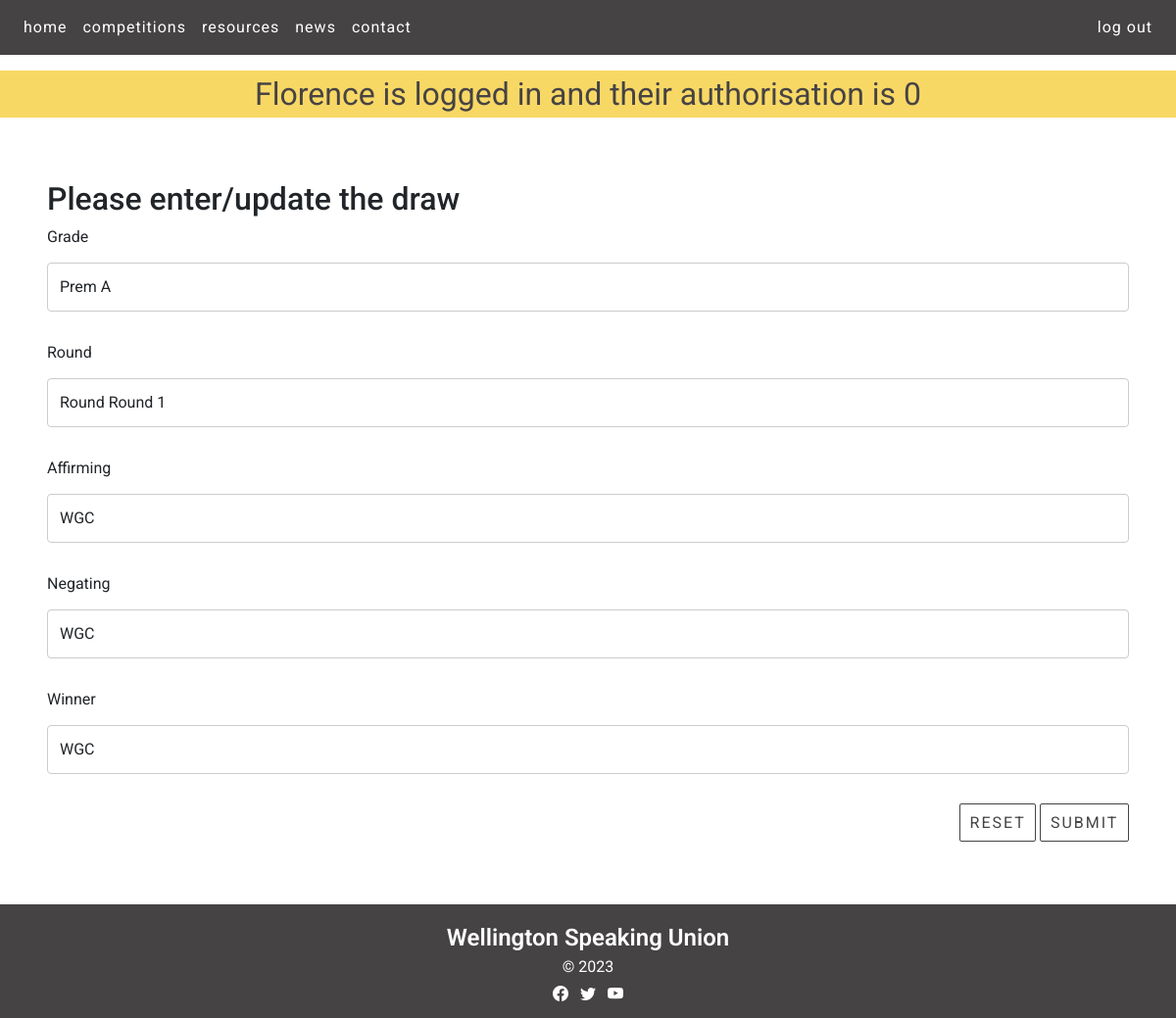
/draw_cud?id=2&task=update&grade=Prem+A (signed in), run on an earlier commit of the app's database.
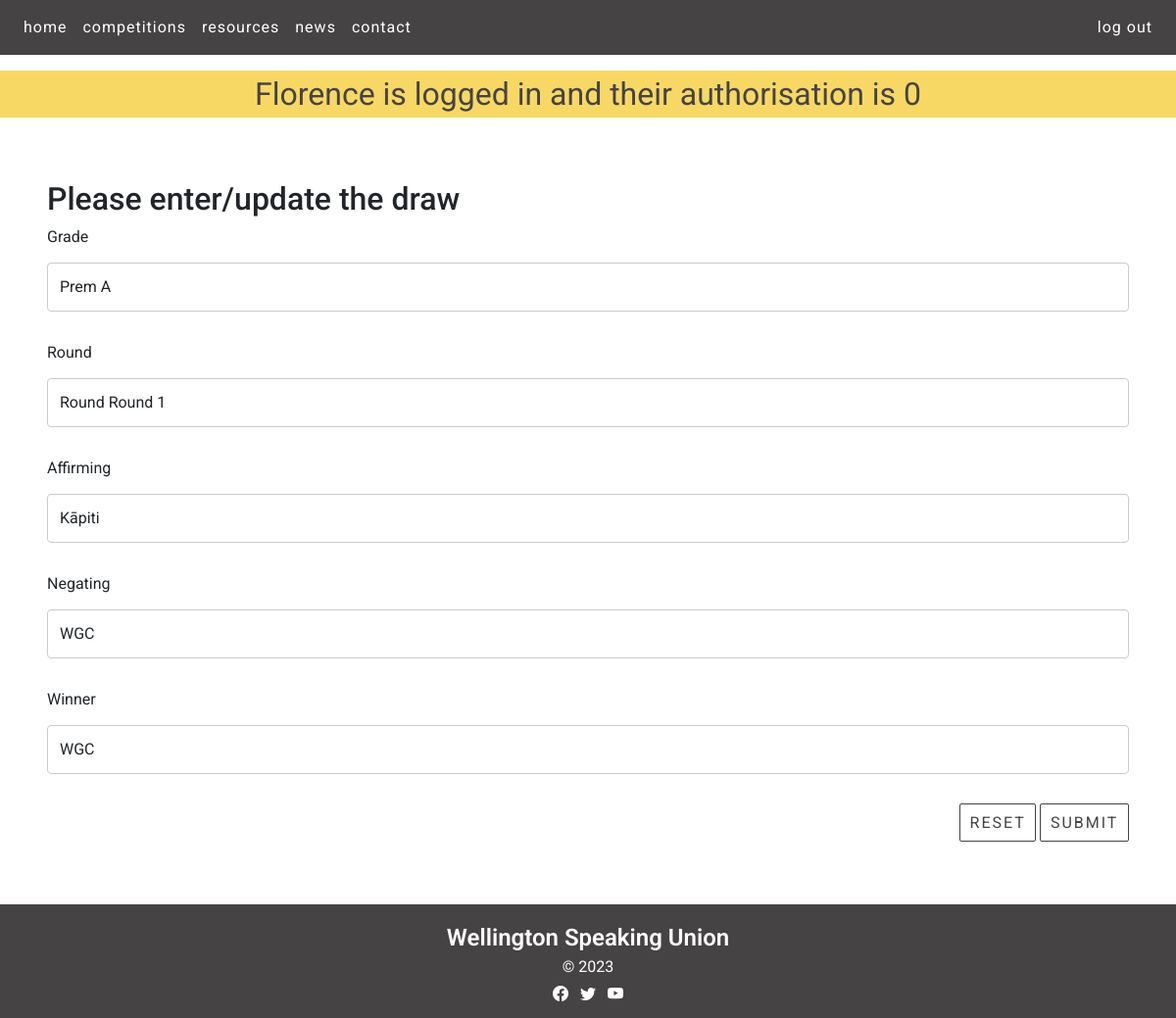
And on a later commit of the database.
### tables this page shows
CREATE TABLE draw(
    draw_id integer primary key autoincrement not null,
    grade text not null,
    round integer not null,
    affirming text not null,
    negating text not null,
    winner text
);

### server.py (the view, shortened to what this page needs)
@app.route ('/draw_cud', methods=["GET", "POST"])
def draw_cud():
    data = request.args
    required_keys = ['id', 'task']
    for k in required_keys:
        if k not in data.keys():
            message = "Do not know what to do with read update on news (key not present)"
            return render_template('error.html', message=message)
    if request.method == "GET":
        if data['task'] == 'delete':
            if 'grade' not in data.keys():
                return render_template("error.html", message="No grade give when deleting")
            sql = "delete from draw where draw_id = ?"
            values_tuple = (data['id'],)
            result = run_commit_query(sql, values_tuple, db_path)
            return redirect(url_for('draw', grade=data['grade']))
        elif data['task'] == "update":
            sql = """select grade, round, affirming, negating, winner from draw where draw_id=?"""
            values_tuple = (data['id'],)
            result = run_search_query_tuples(sql, values_tuple, db_path, True)
            result=result[0]
            return render_template("draw_cud.html",
                                   **result,
                                   id=data['id'],
                                   task=data['task'])
        elif data['task'] == 'add':
            temp = {'grade': 'Prem A', 'round': 'Round 1', 'affirming': 'affirming team', 'negating': 'negating team', 'winner': 'winning team'}
            return render_template("draw_cud.html",
                                    id=0,
                                    task=data['task'],
                                    **temp)
        else:
            message = "Unrecognised task coming from news page"
            return render_template('error.html', message=message)

### db_functions.py (called while the page is built)
def run_search_query_tuples(sql_query, values_tuple, file_path, rowfactory=False):
    result = None
    try:
        db = sqlite3.connect(file_path)
        if rowfactory:
            db.row_factory = sqlite3.Row
        cursor = db.cursor()
        cursor.execute(sql_query, values_tuple)
        result = cursor.fetchall()
        cursor.close()
    except sqlite3.Error as error:
        print("Error running search query tuples: {}".format(error))
        return None
    db.close()
    if result is None:
        print("No search values were found")
    return result

### templates/draw_cud.html (shortened to what this page needs)
{% extends "layout.html" %}
{% block content %}
<div class="recent-news-containers white-bg">
  <div class="news p-4 my-4">
    <h2>Please enter/update the draw</h2>
    <form action="{{url_for('draw_cud', id=id, task=task)}}" method="POST">
      <div>
        <label for="grade" class="form-label">Grade</label>
        <input type="text" class="form-control" id="grade" name="grade" placeholder="" value="{{grade}}" required>
      </div>
      <div>
        <label for="round" class="form-label">Round</label>
        <input type="text" class="form-control" id="round" name="round" placeholder="" value="Round {{round}}" required>
      </div>
      <div>
        <label for="affirming" class="form-label">Affirming</label>
        <input type="text" class="form-control" id="affirming" name="affirming" placeholder="" value="{{affirming}}" required>
      </div>
      <div>
        <label for="negating" class="form-label">Negating</label>
        <input type="text" class="form-control" id="negating" name="negating" placeholder="" value="{{negating}}" required>
      </div>
      <div>
        <label for="winner" class="form-label">Winner</label>
        <input type="text" class="form-control" id="winner" name="winner" placeholder="" value="{{winner}}" required>
      </div>
      <div class="text-end">
        <button type="reset" class="btn btn-primary recent-news-button">Reset</button>
        <button type="submit" class="btn btn-primary recent-news-button">Submit</button>
      </div>
    </form>
  </div>
</div>
{% endblock %}

### templates/layout.html (shortened to what this page needs)
<!DOCTYPE HTML>
<html lang="en">
<head>
<link href="https://cdn.jsdelivr.net/npm/bootstrap@5.2.3/dist/css/bootstrap.min.css" rel="stylesheet">
<link rel="stylesheet" href="https://cdn.jsdelivr.net/npm/bootstrap-icons@1.10.3/font/bootstrap-icons.css">
<link rel="stylesheet" href="static/styles.css">
</head>
<body>
<nav class="navbar navbar-expand-lg px-3 navbar-dark">
    <div class="collapse navbar-collapse" id="collapsibleNavbar">
        <ul class="navbar-nav">
            <li class="nav-item">
                <a class="nav-link" href="{{ url_for('index') }}">home</a>
            </li>
            <li class="nav-item">
                <a class="nav-link" href="{{ url_for('competitions') }}">competitions</a>
            </li>
            <li class="nav-item">
                <a class="nav-link" href="{{ url_for('resources') }}">resources</a>
            </li>
            <li class="nav-item">
                <a class="nav-link" href="{{ url_for('news') }}">news</a>
            </li>
            <li class="nav-item">
                <a class="nav-link" href="{{ url_for('resources') }}#contact">contact</a>
            </li>
        </ul>
        <div class="ms-auto">
            {% if session %}
            <a class="nav-link nav-btn nav-btn-outline" href="{{ url_for('logout') }}">log out</a>
            {% else %}
            <a class="nav-link nav-btn nav-btn-outline" style="display: inline-block" href="{{ url_for('signup') }}">sign up</a>
            <a class="nav-link nav-btn nav-btn-outline" style="display: inline-block" href="{{ url_for('login') }}">log in</a>
            {% endif %}
        </div>
    </div>
</nav>
        {% if session %}
        <div class="session"> {{ session['firstname'] }} is logged in and their authorisation is {{ session['authorisation'] }}</div>
        {% endif %}
{% block content %}
{% endblock %}
<footer class="footer-content container-fluid">
    <p>Wellington Speaking Union</p>
    <p>&copy; 2023</p>
    <section class="mb-2">
        <a class="footer-link"><i class="bi bi-facebook"></i></a>
        <a class="footer-link"><i class="bi bi-twitter"></i></a>
        <a class="footer-link"><i class="bi bi-youtube"></i></a>
    </section>
</footer>
</body>
</html>

### static/styles.css (style rules this page uses)
:root { --brand-black: rgb(27,27,28); --brand-dark-gray: rgb(70,67,68); --brand-light-gray: rgb(104,102,103); --brand-yellow: rgb(248,216,101); --brand-white: rgb(255,255,255); }
.btn-primary, .btn-primary:hover { color:var(--brand-dark-gray); background-color:var(--brand-yellow); border-color:var(--brand-dark-gray); }
.btn, .btn-circle { display:inline-block; margin:auto; text-align: center; letter-spacing: 2px; color: var(--brand-white); vertical-align: middle; user-select: none; border: 1px solid transparent; text-transform: uppercase; padding: 1.1em 1.3em 1.1em 1.5em; transition: color 0.5s ease-in-out,background-color 0.5s ease-in-out,border-color 0.5s ease-in-out,box-shadow 1s cubic-bezier(.019,1,.22,1); position:relative; }
body { font-family: 'Roboto', serif; font-size: 100%; background-color: var(--brand-white); margin: 0; }
p { text-align: center; color: var(--brand-white); margin: 0; overflow: auto; }
.navbar { background-color: var(--brand-dark-gray); position:sticky; top:0; z-index: 9999; margin-bottom: 1em; }
.nav-link { font-size: 1em; letter-spacing: 1px; color: var(--brand-white); transition: color 0s ease-in-out,background-color 0s ease-in-out,border-color 0s ease-in-out; }
.nav-btn-outline { border: 0 solid white; padding: 0 0.5em; }
.session { background-color:var(--brand-yellow); color:var(--brand-dark-gray); text-align:center; font-size: 2em; }
.white-bg { background-color: var(--brand-white); }
.container-fluid { padding:0; }
.recent-news-containers { border-radius:10px; margin-left:0.5em; margin-right:0.5em; padding:1em; margin-top:0; }
.recent-news-button { transition: none !important; border-radius: 2px; background-color: var(--brand-white); color:var(--brand-dark-gray); border-color:var(--brand-dark-gray); position: relative; text-align:center; display:inline-block; padding: 0.4em 0.6em; }
.footer-content { background-color: var(--brand-dark-gray); text-align: center; padding: 1em 0 0.25em 0; color: var(--brand-white); }
.footer-content p:first-child { font-weight: 600; font-size: 1.5em; text-align: center; }
.footer-content p:nth-child(2) { font-weight: 400; font-size: 1em; text-align: center; padding-bottom: 0.25em; }
.footer-link { font-size:1em; padding: 0.25em; color: var(--brand-white); }
input[type=text], select, textarea { width: 100%; padding: 12px; border: 1px solid #ccc; border-radius: 4px; box-sizing: border-box; margin-top: 6px; margin-bottom: 30px; resize: vertical }
label, input[type='text'], input[type='email'], textarea { font-size:1em !important; }

What changed in the data, as far as the page shows it:
changed draw "Prem A": affirming "WGC" → "Kāpiti"
